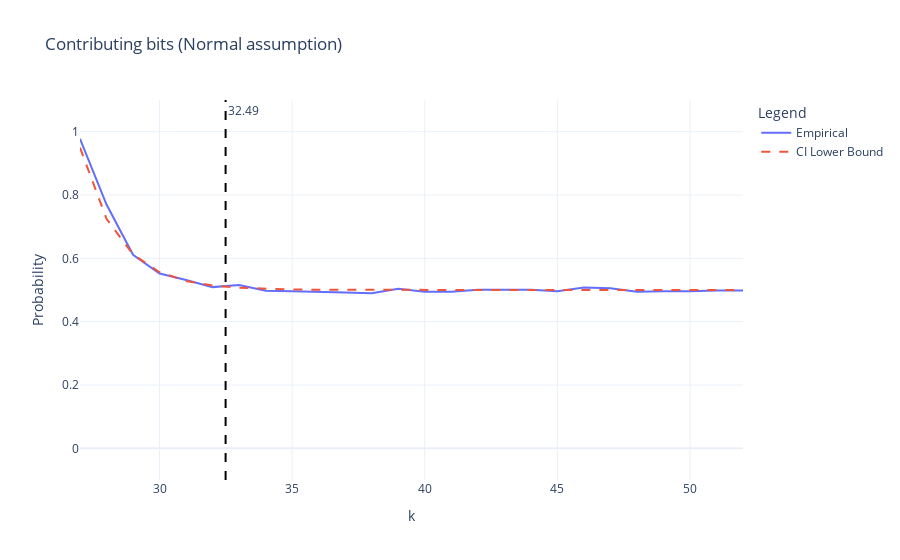

The code cell stored with this chart in its notebook:
### Markdown cell above
### Contributing Bits

### Code cell
def contributing_normal_probability(Z, alpha, k, eref):
    """Computes an approximation of the probability of
    the k-th bit contributing in the normal case"""
    sigma_ub = sigma_upper_bound(Z, alpha)
    if sigma_ub > 0:
        return (
            2 ** (-k + (eref - 1)) / (2 * sigma_ub * math.sqrt(2 * math.pi))
        ) + 0.5  # - (2**(-k))**3*(4*math.exp(-3/2.)+1)/(12*sigma_ub**3*math.sqrt(2*math.pi))
    else:
        return 1


def contributing_normal(Z, alpha, p, eref):
    """Computes the lower bound on the contributing bits in the normal case"""
    if p > 0.7:
        assert (
            False
        ), "The contributing bits approximation formula is not valid for p > 0.7"

    sigma_ub = sigma_upper_bound(Z, alpha)
    if sigma_ub > 0:
        sg_bits = -math.log2(sigma_ub) + (eref - 1)
    else:
        sg_bits = 53 + (eref - 1)
    cb_correction = -math.log2(p - 0.5) - math.log2(2 * math.sqrt(2 * math.pi))
    cb_lb = sg_bits + cb_correction
    return (cb_lb, sg_bits, cb_correction)


cb_lb, sg_bits, cb_correction = contributing_normal(Z, alpha, contributing_p, eref)

print("contributing correction = {}".format(cb_correction))
print(
    "contributings_bits = {} with p = {} and alpha = {}".format(
        cb_lb, contributing_p, alpha
    )
)

confidence_plot(
    kth_contributing / Z.size,
    [contributing_normal_probability(Z, alpha, k, eref) for k in range(53)],
    kth=cb_lb,
    title="Contributing bits (Normal assumption)",
    minx=math.ceil(max(sg_bits - 2, 0)),
)

### Figure 1 — Plotly figure (JSON) as saved in the notebook; plotly's stock layout.template omitted (floating-point values rounded to 4 significant figures)
{"data": [{"mode": "lines", "name": "Empirical", "type": "scatter", "x": [27, 28, 29, 30, 31, 32, 33, 34, 35, 36, 37, 38, 39, 40, 41, 42, 43, 44, 45, 46, 47, 48, 49, 50, 51, 52], "y": [0.9776, 0.7698, 0.6114, 0.5522, 0.5315, 0.5091, 0.5155, 0.4979, 0.4961, 0.4949, 0.4918, 0.4899, 0.5039, 0.4945, 0.4942, 0.5011, 0.5006, 0.5008, 0.4963, 0.5079, 0.5053, 0.4944, 0.4958, 0.4957, 0.4986, 0.4986]}, {"line": {"dash": "dash"}, "mode": "lines", "name": "CI Lower Bound", "type": "scatter", "x": [27, 28, 29, 30, 31, 32, 33, 34, 35, 36, 37, 38, 39, 40, 41, 42, 43, 44, 45, 46, 47, 48, 49, 50, 51, 52], "y": [0.9494, 0.7247, 0.6124, 0.5562, 0.5281, 0.514, 0.507, 0.5035, 0.5018, 0.5009, 0.5004, 0.5002, 0.5001, 0.5001, 0.5, 0.5, 0.5, 0.5, 0.5, 0.5, 0.5, 0.5, 0.5, 0.5, 0.5, 0.5]}], "layout": {"annotations": [{"showarrow": false, "text": "32.49", "x": 32.49, "xanchor": "left", "xref": "x", "y": 1, "yanchor": "top", "yref": "y domain"}], "legend": {"title": {"text": "Legend"}}, "shapes": [{"line": {"color": "black", "dash": "dash", "width": 2}, "name": "kth bit", "type": "line", "x0": 32.49, "x1": 32.49, "xref": "x", "y0": 0, "y1": 1, "yref": "y domain"}], "title": {"text": "Contributing bits (Normal assumption)"}, "xaxis": {"title": {"text": "k"}}, "yaxis": {"range": [-0.1, 1.1], "title": {"text": "Probability"}}}}
